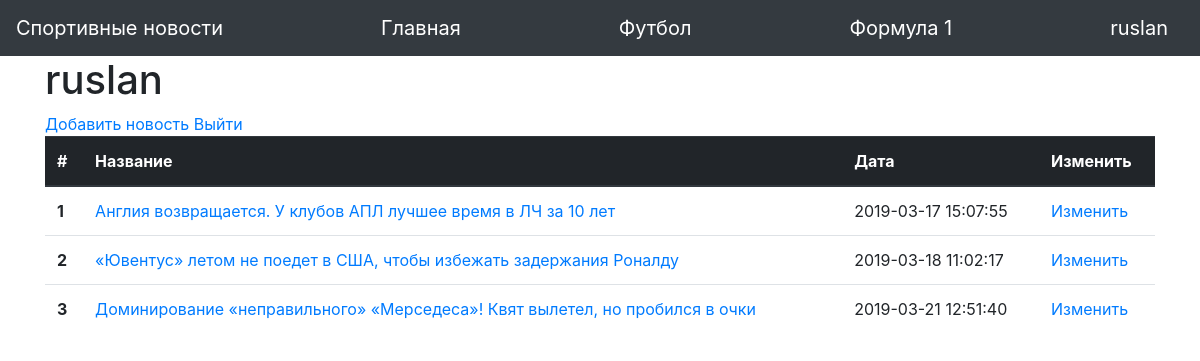
/user/1 (signed in), run on the app's committed database.
### main.py (models this page shows, shortened)
class News(db.Model):
    id = db.Column(db.Integer, primary_key=True)
    date = db.Column(db.String(80), unique=False, nullable=False)
    category = db.Column(db.String(80), unique=False, nullable=False)
    title = db.Column(db.String(120), unique=False, nullable=False)
    photo = db.Column(db.String(120), unique=False, nullable=False)
    content = db.Column(db.String(1024), unique=False, nullable=False)
    user_id = db.Column(db.Integer,
                        db.ForeignKey('user.id'),
                        nullable=False)
    user = db.relationship('User', backref=db.backref('news', lazy=True))

### main.py (the view)
@app.route('/user/<int:user_id>')
def user(user_id):
    news_list = News.query.filter_by(user_id=session['user_id'])
    return render_template(
        'user.html', title=session['username'], news_list=news_list)

### templates/user.html
{% extends "base.html" %}
{% block content %}
<h1>{{ title }}</h1>
<a href="/add_news">Добавить новость</a>
<a href="/logout">Выйти</a>
<table class="table">
  <thead class="thead-dark">
    <tr>
      <th scope="col">#</th>
      <th scope="col">Название</th>
      <th scope="col">Дата</th>
      <th scope="col">Изменить</th>
    </tr>
  </thead>
  <tbody>
    {% for news in news_list %}
      <tr>
        <th scope="row">{{ news.id }}</th>
        <td><a href="/news/{{ news.id }}">{{ news.title }}</a></td>
        <td>{{ news.date }}</td>
        <td><a href="/edit_news/{{ news.id }}">Изменить</a></td>
      </tr>
    {% endfor %}
  </tbody>
</table>
{% endblock %}

### data on the page
News: id "1", title "Англия возвращается. У клубов АПЛ лучшее время в ЛЧ за 10 лет", date "2019-03-17 15:07:55"
News: id "2", title "«Ювентус» летом не поедет в США, чтобы избежать задержания Роналду", date "2019-03-18 11:02:17"
News: id "3", title "Доминирование «неправильного» «Мерседеса»! Квят вылетел, но пробился в очки", date "2019-03-21 12:51:40"

### other printed values
{{ session['username'] }} "ruslan"
{{ title }} "ruslan"
